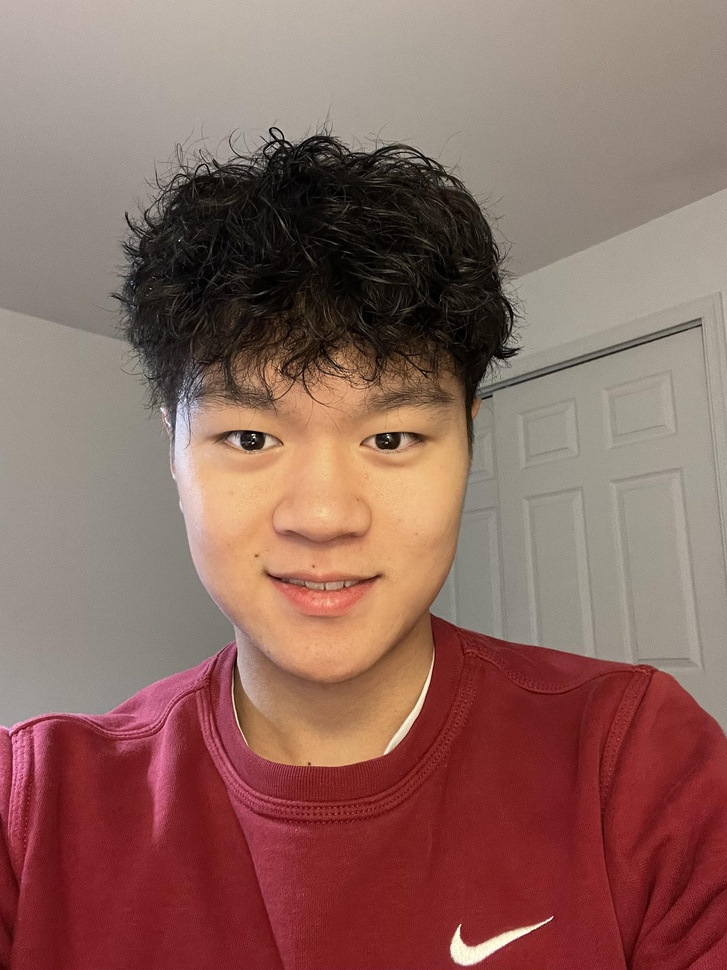
#> input picture ethan.jpg, 727 x 970 px, shrunk from 2316 x 3088 before the run
$ jupyter execute imageDetection.ipynb
#> lines starting #> are read from the running program, lines starting #| are printed output that depends on the picture; after the words box and inside, x2 and y2 are one past the last pixel; in counts of white or black regions, pixels touching at a corner belong together
[cell 1]
import cv2
import matplotlib.pyplot as plt

[cell 2]
imagePath = 'ethan.jpg'

[cell 3]
img = cv2.imread(imagePath)
#> img is the input picture: shape (970, 727, 3); mean B, G, R 95.5, 103.7, 140.8

[cell 4]
img.shape
#> Out = (970, 727, 3)

[cell 5]
gray_image = cv2.cvtColor(img, cv2.COLOR_BGR2GRAY)
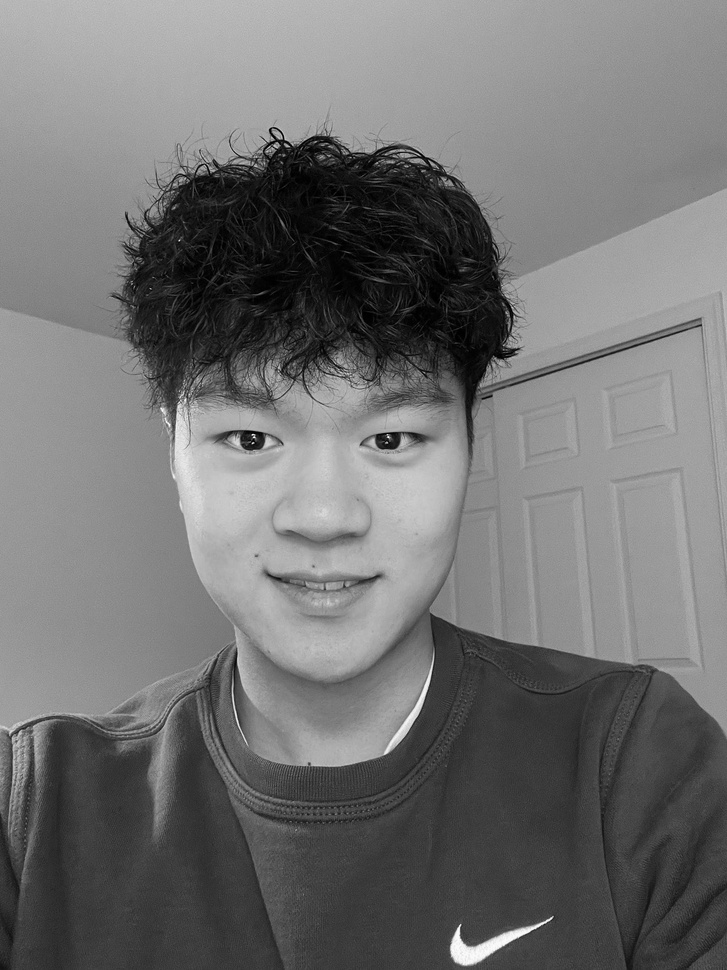
#> gray_image: shape (970, 727); min 0, max 254, mean 113.9

[cell 6]
gray_image.shape
#> Out = (970, 727)

[cell 7]
face_classifier = cv2.CascadeClassifier(
    cv2.data.haarcascades + "haarcascade_frontalface_default.xml"
)

[cell 8]
face = face_classifier.detectMultiScale(
    gray_image, scaleFactor=1.1, minNeighbors=5, minSize=(40,40)
)
#> face = [[125, 282, 400, 400]]

[cell 9]
for (x, y , w, h) in face:
    cv2.rectangle(img, (x,y), (x+w, y+h), (0, 255, 0), 4)
#> this loop made 1 pass
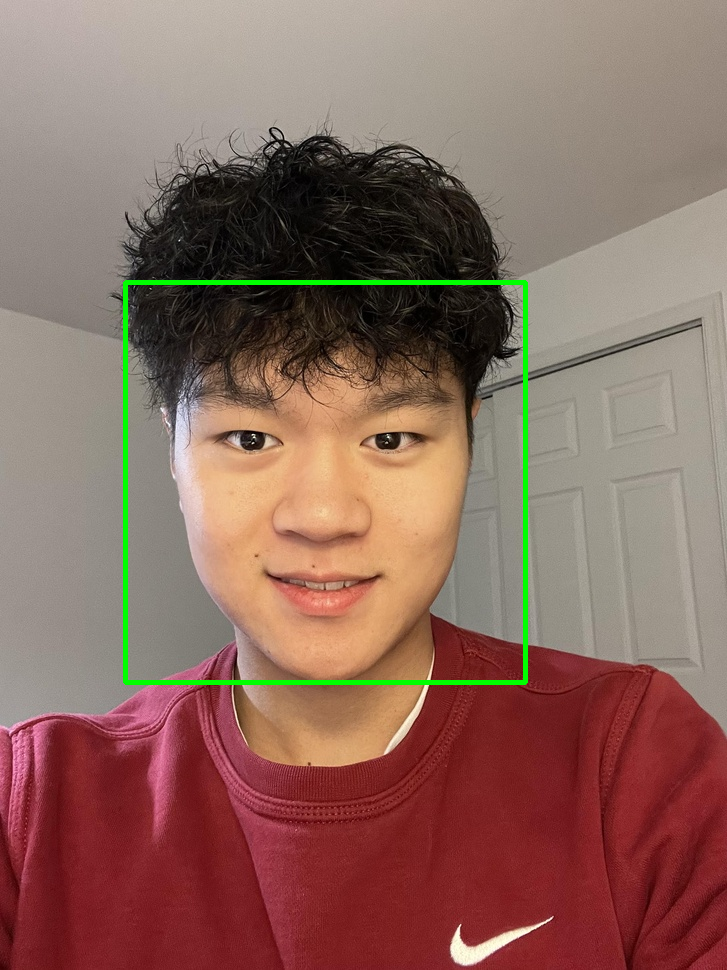
#> img: shape (970, 727, 3); 1.13% of pixels changed, all inside (x1, y1, x2, y2) = (123, 280, 528, 685)

[cell 10]
img_rgb = cv2.cvtColor(img, cv2.COLOR_BGR2RGB)
